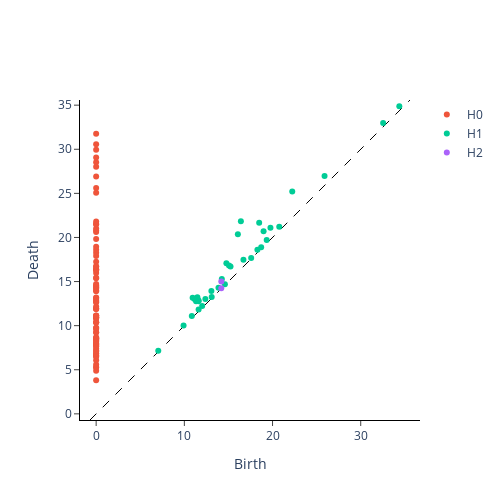

Write notebook code for a chart like this one.
### Code cell
from gtda.homology import VietorisRipsPersistence

# 0 - connected components, 1 - loops, 2 - voids
homology_dimensions = [0, 1, 2]

nonperiodic_persistence = VietorisRipsPersistence(
    homology_dimensions=homology_dimensions, n_jobs=6
)
print("Persistence diagram for nonperiodic signal")
nonperiodic_persistence.fit_transform_plot(example[None, :, :]);
